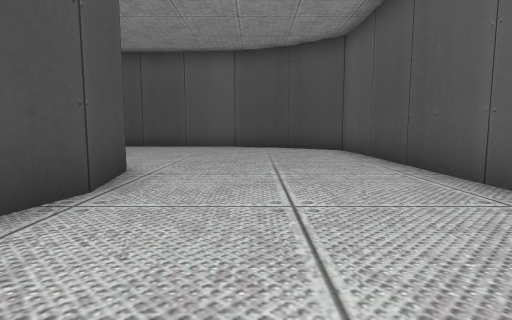
View 1 (above)

13 first-person views from a walk through a 3-D level made in the Unity game engine. The camera is 1.3 m above the floor, tilts 6° down and sees 80° across. The floor is counted in squares, 2 m on a side. Each view is taken from the middle of a square. On the plan, view 1 faces up. The plan holds only what a view shows up to about 10 squares ahead; the rest is blank. The place goes on beyond the plan.

View 2
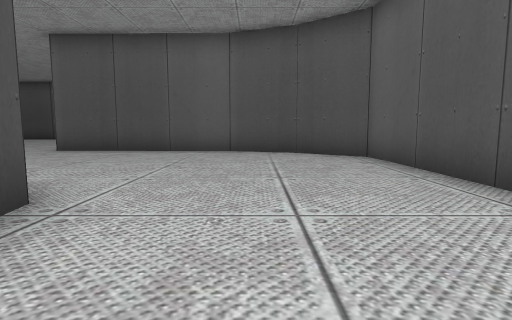

View 3
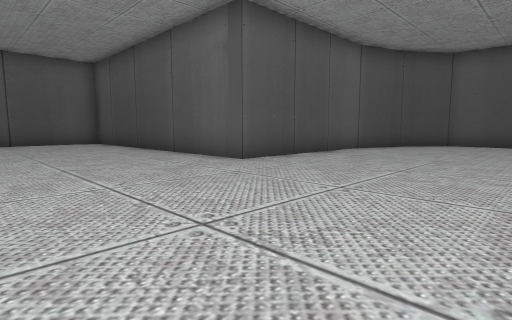

View 4
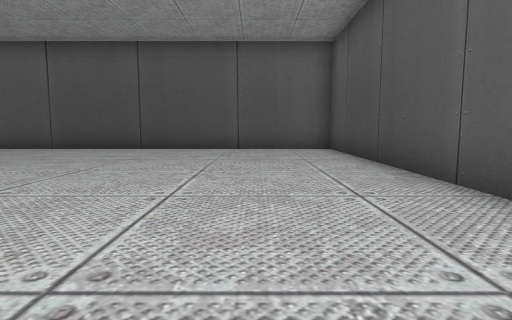

View 5
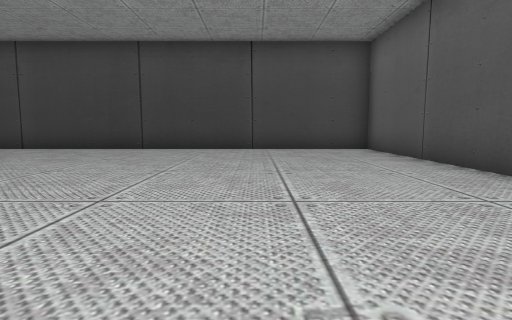

View 6
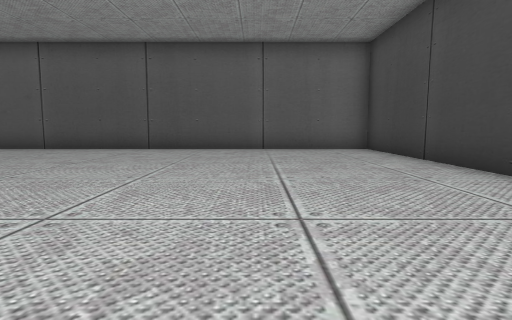

View 7
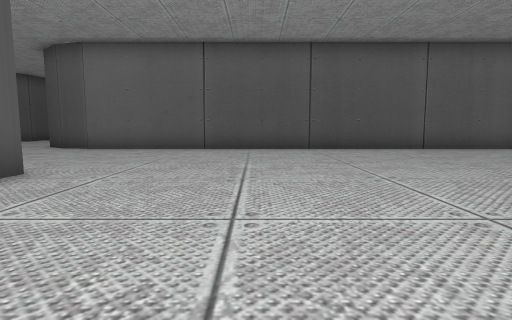

View 8
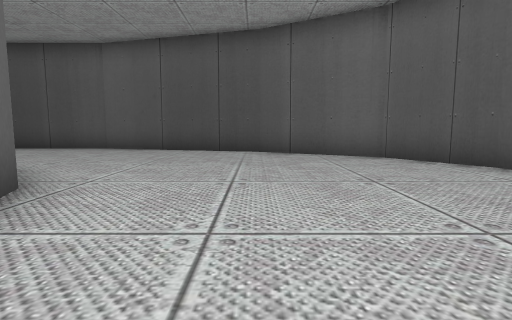

View 9
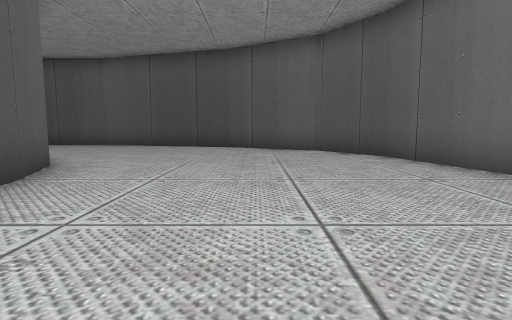

View 10
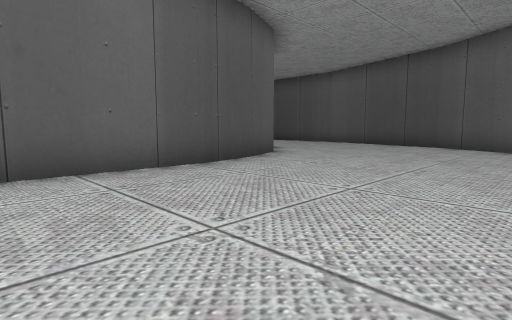

View 11
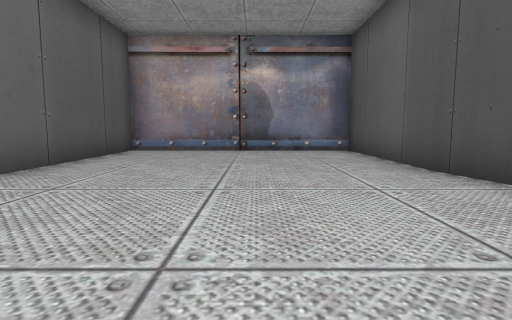

View 12
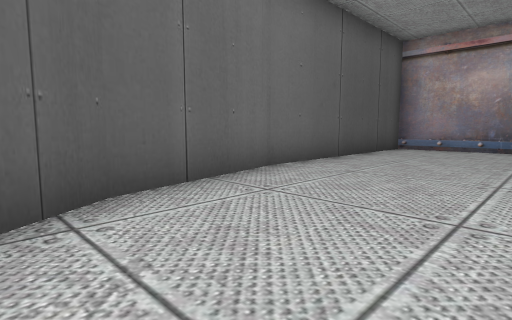

View 13
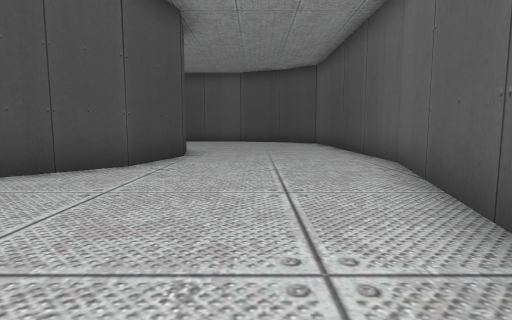

### Floor plan
Points are (right, up) in squares from view 1. A wall is a line through its corners. A room is listed if a view was taken in it or the views show most of it. See-through windows are left out.
Room 1 (views 1, 2, 3, 4, 5, 6, 7, 8, 9, 10, 11, 12, 13)
walls: (-3.9, 5.5) (-2.8, 5.2) (-2.4, 4.9); (-2, 4.6) (-1.7, 3) (-2.2, 1.1) (-3.4, 0); (-6.5, -1.3) (-10.8, -1.3) (-10.8, -7.6) (-5, -7.6) (-2, -7) (-0.3, -5.8) (1.4, -3); (-5.2, -1) (-6.6, -1.3); (-3.7, -0.4) (-5.3, -1.1); (1.1, 9.9) (-0.7, 10.6) (-5.7, 10.7) (-5.7, 19.5) (-17.5, 19.5) (-17.5, 5.5) (-3.8, 5.5); (2.7, 1.6) (2.6, 8.8) (1, 10); (1.3, -3.2) (2.7, 1.7)

Where each view was taken, in squares from view 1:
view 1: 0 up, 0 right, facing up
view 2: 2 up, 0 right, facing up
view 3: 6 up, 10 left, facing up-right
view 4: 10 up, 8 left, facing up
view 5: 16 up, 8 left, facing left
view 6: 15 up, 14 left, facing down
view 7: 15 up, 9 left, facing down
view 8: 3 down, 7 left, facing right
view 9: 4 down, 9 left, facing right
view 10: 6 down, 10 left, facing up-right
view 11: 4 down, 2 left, facing left
view 12: 4 down, 1 left, facing down-left
view 13: 4 down, 0 right, facing up
